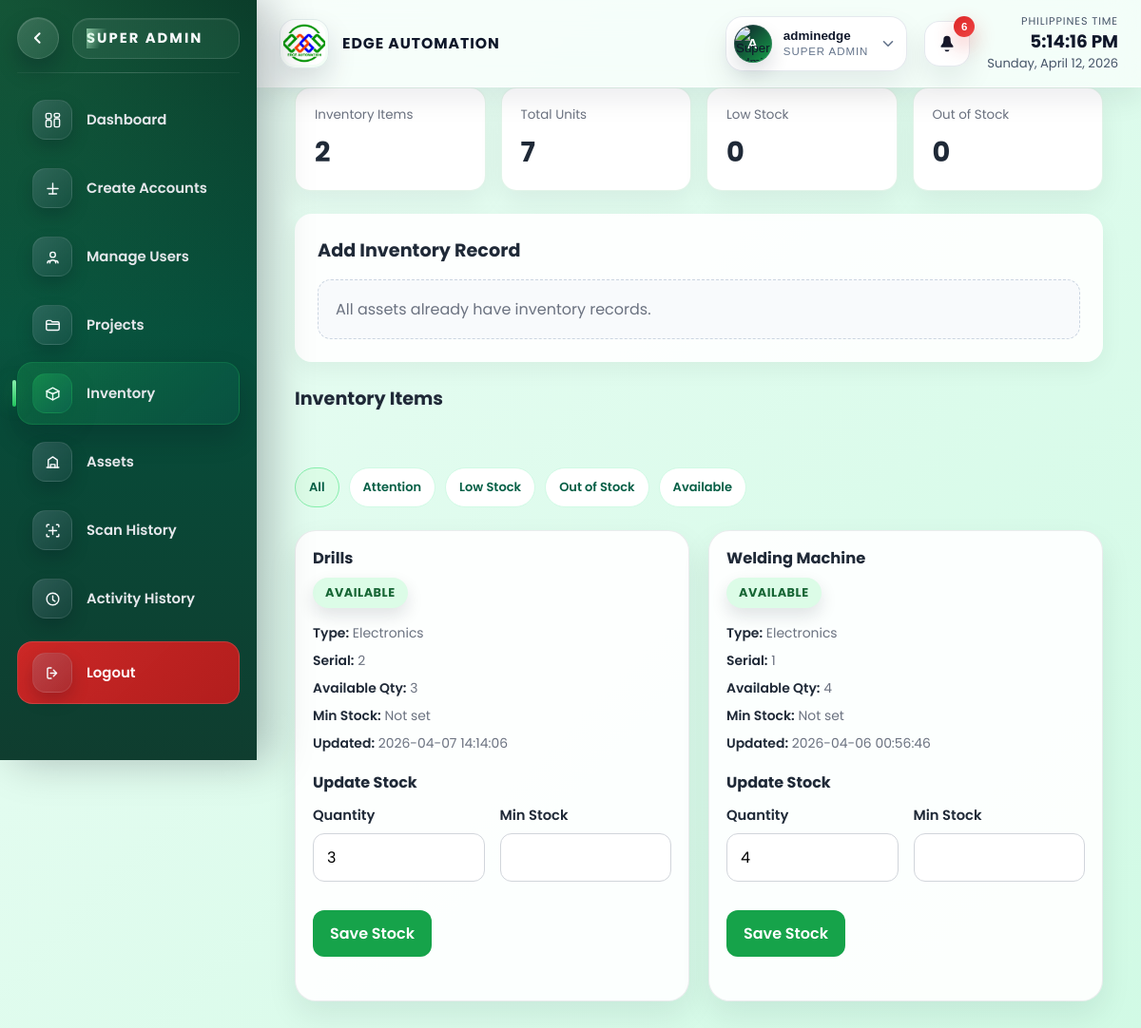
The page /SUPERADMIN/sidebar/inventory.php (signed in) on the database its author committed.
### tables this page shows
CREATE TABLE `projects` (
  `id` int(11) NOT NULL,
  `project_name` varchar(200) NOT NULL,
  `description` text DEFAULT NULL,
  `client_id` int(11) NOT NULL,
  `start_date` date DEFAULT NULL,
  `end_date` date DEFAULT NULL,
  `status` enum('draft','pending','ongoing','completed','on-hold','cancelled','archived') DEFAULT 'pending',
  `created_by` int(11) NOT NULL,
  `created_at` timestamp NOT NULL DEFAULT current_timestamp(),
  `updated_at` timestamp NOT NULL DEFAULT current_timestamp() ON UPDATE current_timestamp()
);

CREATE TABLE `inventory` (
  `id` int(11) NOT NULL,
  `quantity` int(11) NOT NULL DEFAULT 0,
  `min_stock` int(11) DEFAULT NULL,
  `status` enum('available','low-stock','out-of-stock') DEFAULT 'available',
  `created_at` timestamp NOT NULL DEFAULT current_timestamp(),
  `updated_at` timestamp NOT NULL DEFAULT current_timestamp() ON UPDATE current_timestamp(),
  `asset_id` int(11) DEFAULT NULL
);

CREATE TABLE `assets` (
  `id` int(11) NOT NULL,
  `asset_name` varchar(255) NOT NULL,
  `asset_type` varchar(150) DEFAULT NULL,
  `serial_number` varchar(150) DEFAULT NULL,
  `asset_status` enum('available','maintenance','damaged') DEFAULT 'available',
  `created_at` timestamp NOT NULL DEFAULT current_timestamp(),
  `updated_at` timestamp NOT NULL DEFAULT current_timestamp() ON UPDATE current_timestamp(),
  `quantity` int(11) DEFAULT 0,
  `status` enum('available','maintenance','damaged','lost') DEFAULT 'available'
);

### SUPERADMIN/sidebar/inventory.php (the view, shortened to what the rows shown need)
<?php
require_once __DIR__ . '/../../config/database.php';
require_once __DIR__ . '/../../config/audit_log.php';
$inventoryItems = [];
$inventoryQuery = "SELECT
        i.id,
        i.asset_id,
        i.quantity,
        i.min_stock,
        i.status,
        i.updated_at,
        a.asset_name,
        a.asset_type,
        a.serial_number
     FROM inventory i
     INNER JOIN assets a ON a.id = i.asset_id";
$whereSql = '';
$inventoryQuery .= $whereSql . ' ORDER BY a.asset_name ASC, i.id ASC';
$inventoryResult = $conn->query($inventoryQuery);
if ($inventoryResult) {
    $inventoryItems = $inventoryResult->fetch_all(MYSQLI_ASSOC);
}
?>
<!DOCTYPE html>
<html lang="en">
<head>
    <link rel="stylesheet" href="../css/super_admin_dashboard.css">
</head>
<body>
<div class="container">
    <?php include __DIR__ . '/../sidebar_super_admin.php'; ?>
    <main class="main-content">
        <div class="page-stack">
            <section class="form-panel">
                <h2 class="section-title-inline">Add Inventory Record</h2>
            </section>
            <section class="page-stack">
                <h2 class="section-title-inline">Inventory Items</h2>
                <?php if (empty($inventoryItems)): ?>
                    <div class="empty-state">No inventory records yet.</div>
                <?php else: ?>
                    <div class="projects-grid">
                        <?php foreach ($inventoryItems as $item): ?>
                            <article class="project-card">
                                <div class="card-split">
                                    <div>
                                        <h3><?php echo htmlspecialchars($item['asset_name']); ?></h3>
                                        <div class="status-pill-wrap">
                                            <span class="status-pill status-<?php echo htmlspecialchars($item['status']); ?>">
                                                <?php echo htmlspecialchars(ucfirst($item['status'])); ?>
                                            </span>
                                        </div>
                                    </div>
                                    <div class="project-meta">
                                        <div><strong>Type:</strong> <?php echo htmlspecialchars($item['asset_type'] ?: 'N/A'); ?></div>
                                        <div><strong>Serial:</strong> <?php echo htmlspecialchars($item['serial_number'] ?: 'N/A'); ?></div>
                                        <div><strong>Available Qty:</strong> <?php echo (int)$item['quantity']; ?></div>
                                        <div><strong>Min Stock:</strong> <?php echo $item['min_stock'] !== null ? (int)$item['min_stock'] : 'Not set'; ?></div>
                                        <div><strong>Updated:</strong> <?php echo htmlspecialchars($item['updated_at']); ?></div>
                                    </div>
                                </div>
                                <form method="POST" class="mini-form">
                                    <h4 class="subheading">Update Stock</h4>
                                    <div class="form-grid">
                                        <div class="input-group">
                                            <label for="quantity-<?php echo (int)$item['id']; ?>">Quantity</label>
                                            <input type="number" id="quantity-<?php echo (int)$item['id']; ?>" name="quantity" min="0" step="1" value="<?php echo (int)$item['quantity']; ?>" required>
                                        </div>
                                        <div class="input-group">
                                            <label for="min_stock-<?php echo (int)$item['id']; ?>">Min Stock</label>
                                            <input type="number" id="min_stock-<?php echo (int)$item['id']; ?>" name="min_stock" min="0" step="1" value="<?php echo $item['min_stock'] !== null ? (int)$item['min_stock'] : ''; ?>">
                                        </div>
                                    </div>
                                    <div class="form-actions">
                                        <button type="submit" class="btn-primary">Save Stock</button>
                                    </div>
                                </form>
                            </article>
                        <?php endforeach; ?>
                    </div>
                <?php endif; ?>
            </section>
        </div>
    </main>
</div>
</body>
</html>

### SUPERADMIN/sidebar_super_admin.php (shortened to what the rows shown need)
<?php
if (!function_exists('super_admin_fetch_notification_data')) {
    function super_admin_fetch_notification_data(mysqli $conn): array {
        $projectRiskCount = 0;
        $stockAlertCount = 0;
        $inactiveAssignmentCount = 0;
        $projectRiskAlerts = [];
        $stockAlerts = [];
        $inactiveAssignmentAlerts = [];
        $recentActivity = [];
        $projectRiskCountResult = $conn->query(
            "SELECT COUNT(*) AS total
             FROM projects p
             LEFT JOIN (
                 SELECT
                     project_id,
                     SUM(CASE WHEN status IN ('pending', 'ongoing', 'delayed') THEN 1 ELSE 0 END) AS open_tasks,
                     SUM(CASE WHEN status = 'delayed' THEN 1 ELSE 0 END) AS delayed_tasks
                 FROM tasks
                 GROUP BY project_id
             ) task_totals ON task_totals.project_id = p.id
             WHERE p.status IN ('pending', 'ongoing', 'on-hold')
             AND (
                 COALESCE(task_totals.delayed_tasks, 0) > 0
                 OR (p.end_date IS NOT NULL AND p.end_date < CURDATE())
             )"
        );
        if ($projectRiskCountResult) {
            $projectRiskCount = (int)(($projectRiskCountResult->fetch_assoc()['total'] ?? 0));
        }
        $projectRiskResult = $conn->query(
            "SELECT
                p.id,
                p.project_name,
                p.status,
                p.end_date,
                COALESCE(task_totals.delayed_tasks, 0) AS delayed_tasks
             FROM projects p
             LEFT JOIN (
                 SELECT
                     project_id,
                     SUM(CASE WHEN status = 'delayed' THEN 1 ELSE 0 END) AS delayed_tasks
                 FROM tasks
                 GROUP BY project_id
             ) task_totals ON task_totals.project_id = p.id
             WHERE p.status IN ('pending', 'ongoing', 'on-hold')
             AND (
                 COALESCE(task_totals.delayed_tasks, 0) > 0
                 OR (p.end_date IS NOT NULL AND p.end_date < CURDATE())
             )
             ORDER BY COALESCE(task_totals.delayed_tasks, 0) DESC, p.end_date ASC, p.updated_at DESC
             LIMIT 4"
        );
        if ($projectRiskResult) {
            $projectRiskAlerts = $projectRiskResult->fetch_all(MYSQLI_ASSOC);
        }
        $stockCountResult = $conn->query(
            "SELECT COUNT(*) AS total
             FROM inventory
             WHERE status IN ('low-stock', 'out-of-stock')"
        );
        if ($stockCountResult) {
            $stockAlertCount = (int)(($stockCountResult->fetch_assoc()['total'] ?? 0));
        }
        $stockResult = $conn->query(
            "SELECT a.asset_name, i.quantity, i.min_stock, i.status
             FROM inventory i
             INNER JOIN assets a ON a.id = i.asset_id
             WHERE i.status IN ('low-stock', 'out-of-stock')
             ORDER BY FIELD(i.status, 'out-of-stock', 'low-stock'), i.quantity ASC, a.asset_name ASC
             LIMIT 4"
        );
        if ($stockResult) {
            $stockAlerts = $stockResult->fetch_all(MYSQLI_ASSOC);
        }
        $inactiveCountResult = $conn->query(
            "SELECT COUNT(*) AS total
             FROM (
                 SELECT u.id
                 FROM users u
                 LEFT JOIN project_assignments pa ON pa.engineer_id = u.id
                 LEFT JOIN projects p ON p.id = pa.project_id AND p.status IN ('pending', 'ongoing', 'on-hold')
                 WHERE u.status = 'inactive'
                 AND u.role IN ('engineer', 'foreman', 'client')
                 GROUP BY u.id
                 HAVING COUNT(DISTINCT p.id) > 0
             ) flagged_users"
        );
        if ($inactiveCountResult) {
            $inactiveAssignmentCount = (int)(($inactiveCountResult->fetch_assoc()['total'] ?? 0));
        }
        $inactiveResult = $conn->query(
            "SELECT
                u.full_name,
                u.role,
                COUNT(DISTINCT p.id) AS active_projects
             FROM users u
             LEFT JOIN project_assignments pa ON pa.engineer_id = u.id
             LEFT JOIN projects p ON p.id = pa.project_id AND p.status IN ('pending', 'ongoing', 'on-hold')
             WHERE u.status = 'inactive'
             AND u.role IN ('engineer', 'foreman', 'client')
             GROUP BY u.id, u.full_name, u.role
             HAVING active_projects > 0
             ORDER BY active_projects DESC, u.full_name ASC
             LIMIT 4"
        );
        if ($inactiveResult) {
            $inactiveAssignmentAlerts = $inactiveResult->fetch_all(MYSQLI_ASSOC);
        }
        $hasAuditTable = function_exists('audit_log_table_exists')
            ? audit_log_table_exists($conn)
            : super_admin_sidebar_table_exists($conn, 'audit_logs');
        if ($hasAuditTable) {
            $recentActivityResult = $conn->query(
                "SELECT
                    l.created_at,
                    l.action,
                    l.entity_type,
                    actor.full_name AS actor_name
                 FROM audit_logs l
                 LEFT JOIN users actor ON actor.id = l.user_id
                 ORDER BY l.created_at DESC
                 LIMIT 4"
            );
            if ($recentActivityResult) {
                $recentActivity = $recentActivityResult->fetch_all(MYSQLI_ASSOC);
            }
        }
        return [
            'project_risk_count' => $projectRiskCount,
            'stock_alert_count' => $stockAlertCount,
            'inactive_assignment_count' => $inactiveAssignmentCount,
            'urgent_count' => $projectRiskCount,
            'project_risk_alerts' => $projectRiskAlerts,
            'stock_alerts' => $stockAlerts,
            'inactive_assignment_alerts' => $inactiveAssignmentAlerts,
            'recent_activity' => $recentActivity,
        ];
    }
}
$superAdminNotificationData = isset($conn) && $conn instanceof mysqli
    ? super_admin_fetch_notification_data($conn)
    : [
        'project_risk_count' => 0,
        'stock_alert_count' => 0,
        'inactive_assignment_count' => 0,
        'urgent_count' => 0,
        'project_risk_alerts' => [],
        'stock_alerts' => [],
        'inactive_assignment_alerts' => [],
        'recent_activity' => [],
    ];
?>
<header class="global-topbar" aria-live="polite">
    <div class="global-topbar__actions">
        <div class="topbar-notifications" data-notification-root>
            <button
                id="topbarNotificationToggle"
                class="topbar-notifications__toggle"
                type="button"
                aria-label="Open notifications"
                aria-controls="topbarNotificationDropdown"
                aria-expanded="false"
            >
                <span class="topbar-notifications__icon" aria-hidden="true">
                    <svg viewBox="0 0 24 24" focusable="false">
                        <path d="M12 3a4 4 0 0 0-4 4v1.1a7 7 0 0 1-1.52 4.33L5 14.5V16h14v-1.5l-1.48-2.07A7 7 0 0 1 16 8.1V7a4 4 0 0 0-4-4Zm0 18a3 3 0 0 0 2.83-2H9.17A3 3 0 0 0 12 21Z" fill="currentColor"/>
                    </svg>
                </span>
                <?php if (($superAdminNotificationData['urgent_count'] ?? 0) > 0): ?>
                    <span class="topbar-notifications__badge">
                        <?php echo $superAdminNotificationData['urgent_count'] > 99 ? '99+' : (int)$superAdminNotificationData['urgent_count']; ?>
                    </span>
                <?php endif; ?>
            </button>
        </div>
    </div>
</header>

### rows shown on the page
projects: id "6"
inventory: asset.asset_name "Drills", status "AVAILABLE", asset.asset_type "Electronics", asset.serial_number "2", quantity "3", shows "Not set", updated_at "2026-04-07 14:14:06"
inventory: asset.asset_name "Welding Machine", status "AVAILABLE", asset.asset_type "Electronics", asset.serial_number "1", quantity "4", shows "Not set", updated_at "2026-04-06 00:56:46"

### other values the page prints
$superAdminProfileName "adminedge"
$superAdminProfileRole "SUPER ADMIN"
$totalInventoryItems "2"
$totalUnits "7"
$lowStockItems "0"
$outOfStockItems "0"
